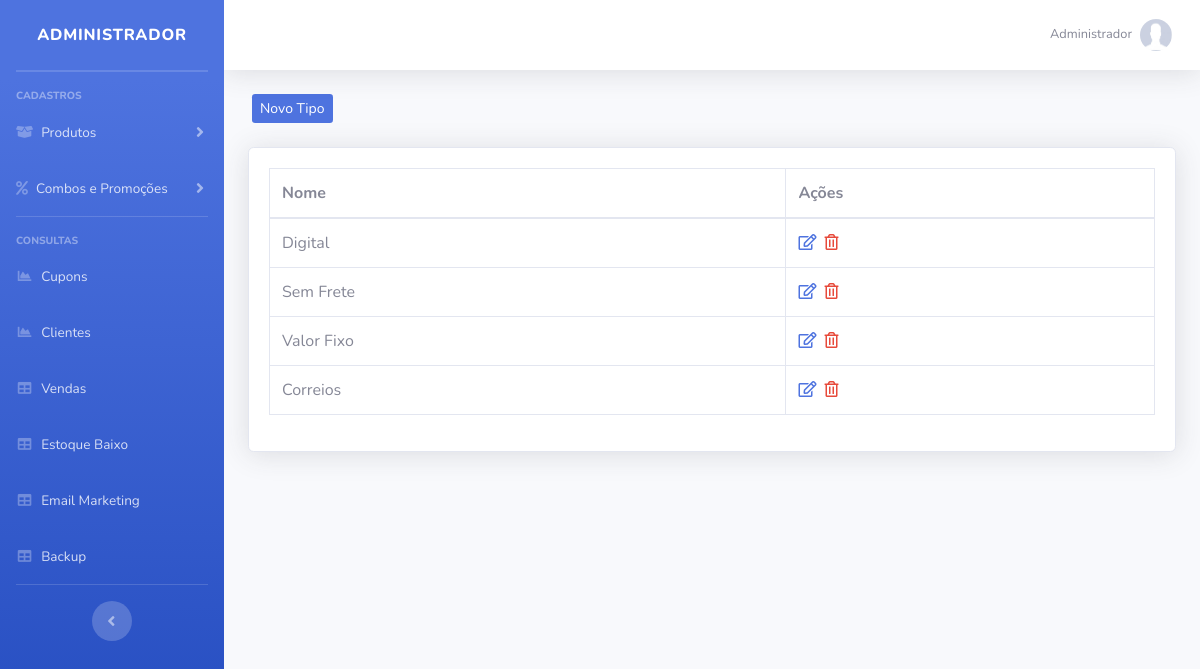
The page /sistema/painel-admin/index.php?pag=tipo-envios (signed in) on the database its author committed.
### tables this page shows
CREATE TABLE `usuarios` (
  `id` int(11) NOT NULL AUTO_INCREMENT,
  `nome` varchar(50) NOT NULL,
  `cpf` varchar(20) NOT NULL,
  `email` varchar(50) NOT NULL,
  `senha` varchar(35) NOT NULL,
  `senha_crip` varchar(150) NOT NULL,
  `nivel` varchar(20) NOT NULL,
  PRIMARY KEY (`id`)
);

CREATE TABLE `tipo_envios` (
  `id` int(11) NOT NULL AUTO_INCREMENT,
  `nome` varchar(50) NOT NULL,
  PRIMARY KEY (`id`)
);

### config.php (called while the page is built, shortened)
<?php
$nivel_estoque = 5;
 ?>

### sistema/painel-admin/index.php (the view, shortened to what this page needs)
<?php
require_once("../../conexao.php");
$query = $pdo->query("SELECT * FROM produtos where estoque <= '$nivel_estoque' order by estoque asc ");
$res = $query->fetchAll(PDO::FETCH_ASSOC);
if(@count($res) > 0){
    $classe_estoque = 'text-warning';
}else{
    $classe_estoque = '';
}
$pag = @$_GET["pag"];
$menu1 = "produtos";
$menu2 = "categorias";
$menu3 = "sub-categorias";
$menu4 = "combos";
$menu5 = "promocoes";
$menu6 = "clientes";
$menu7 = "vendas";
$menu8 = "backup";
$menu9 = "tipo-envios";
$menu10 = "carac";
$menu11 = "alertas";
$menu12 = "cupons";
$menu13 = "estoque";
$res = $pdo->query("SELECT * FROM usuarios where id = '$_SESSION[id_usuario]'");
$dados = $res->fetchAll(PDO::FETCH_ASSOC);
$nome_usu = @$dados[0]['nome'];
?>
<!DOCTYPE html>
<html lang="en">
<head>
    <link href="../vendor/fontawesome-free/css/all.min.css" rel="stylesheet" type="text/css">
    <link href="../css/sb-admin-2.min.css" rel="stylesheet">
    <link href="../css/style.css" rel="stylesheet">
    <link href="../vendor/datatables/dataTables.bootstrap4.min.css" rel="stylesheet">
</head>
<body id="page-top">
    <div id="wrapper">
        <ul class="navbar-nav bg-gradient-primary sidebar sidebar-dark accordion" id="accordionSidebar">
            <a class="sidebar-brand d-flex align-items-center justify-content-center" href="index.php">
                <div class="sidebar-brand-text mx-3">Administrador</div>
            </a>
            <hr class="sidebar-divider my-0">
            <hr class="sidebar-divider">
            <div class="sidebar-heading">
                Cadastros
            </div>
            <li class="nav-item">
                <a class="nav-link collapsed" href="#" data-toggle="collapse" data-target="#collapseTwo" aria-expanded="true" aria-controls="collapseTwo">
                    <i class="fas fa-box-open"></i>
                    <span>Produtos</span>
                </a>
            </li>
            <li class="nav-item">
                <a class="nav-link collapsed" href="#" data-toggle="collapse" data-target="#collapseUtilities" aria-expanded="true" aria-controls="collapseUtilities">
                    <i class="fas fa-percent"></i>
                    <span>Combos e Promoções</span>
                </a>
            </li>
            <hr class="sidebar-divider">
            <div class="sidebar-heading">
                Consultas
            </div>
             <li class="nav-item">
                <a class="nav-link" href="index.php?pag=<?php echo $menu12 ?>">
                    <i class="fas fa-fw fa-chart-area"></i>
                    <span>Cupons</span></a>
                </li>
            <li class="nav-item">
                <a class="nav-link" href="index.php?pag=<?php echo $menu6 ?>">
                    <i class="fas fa-fw fa-chart-area"></i>
                    <span>Clientes</span></a>
                </li>
                <li class="nav-item">
                    <a class="nav-link" href="index.php?pag=<?php echo $menu7 ?>">
                        <i class="fas fa-fw fa-table"></i>
                        <span>Vendas</span></a>
                    </li>
                     <li class="nav-item">
                    <a class="nav-link" href="index.php?pag=<?php echo $menu13 ?>">
                        <i class="fas fa-fw fa-table <?php echo $classe_estoque ?>"></i>
                        <span class="<?php echo $classe_estoque ?>">Estoque Baixo</span></a>
                    </li>
                     <li class="nav-item">
                        <a class="nav-link" href="" data-toggle="modal" data-target="#ModalEmail">
                            <i class="fas fa-fw fa-table"></i>
                            <span>Email Marketing</span></a>
                        </li>
                    <li class="nav-item">
                        <a class="nav-link" href="backup.php">
                            <i class="fas fa-fw fa-table"></i>
                            <span>Backup</span></a>
                        </li>
                        <hr class="sidebar-divider d-none d-md-block">
                        <div class="text-center d-none d-md-inline">
                            <button class="rounded-circle border-0" id="sidebarToggle"></button>
                        </div>
                    </ul>
                    <div id="content-wrapper" class="d-flex flex-column">
                        <div id="content">
                            <nav class="navbar navbar-expand navbar-light bg-white topbar mb-4 static-top shadow">
                                <ul class="navbar-nav ml-auto">
                                    <li class="nav-item dropdown no-arrow">
                                        <a class="nav-link dropdown-toggle" href="#" id="userDropdown" role="button" data-toggle="dropdown" aria-haspopup="true" aria-expanded="false">
                                            <span class="mr-2 d-none d-lg-inline text-gray-600 small"><?php echo @$nome_usu ?></span>
                                            <img class="img-profile rounded-circle" src="../../img/sem-foto.jpg">
                                        </a>
                                    </li>
                                </ul>
                            </nav>
                            <div class="container-fluid">
                                <?php if ($pag == null) {
                                    include_once("home.php");
                                } else if ($pag==$menu1) {
                                    include_once($menu1.".php");
                                } else if ($pag==$menu2) {
                                    include_once($menu2.".php");
                                } else if ($pag==$menu3) {
                                    include_once($menu3.".php");
                                } else if ($pag==$menu4) {
                                    include_once($menu4.".php");
                                } else if ($pag==$menu5) {
                                    include_once($menu5.".php");
                                } else if ($pag==$menu6) {
                                    include_once($menu6.".php");
                                } else if ($pag==$menu7) {
                                    include_once($menu7.".php");
                                } else if ($pag==$menu8) {
                                    include_once($menu8.".php");
                                } else if ($pag==$menu9) {
                                    include_once($menu9.".php");
                                } else if ($pag==$menu10) {
                                    include_once($menu10.".php");
                                 } else if ($pag==$menu11) {
                                    include_once($menu11.".php");
                                } else if ($pag==$menu12) {
                                    include_once($menu12.".php");
                                } else if ($pag==$menu13) {
                                    include_once($menu13.".php");
                                } else {
                                    include_once("home.php");
                                }
                                ?>
                            </div>
                        </div>
                    </div>
                </div>
            </body>
            </html>

### sistema/painel-admin/tipo-envios.php (shortened to what this page needs)
<?php
$pag = "tipo-envios";
require_once("../../conexao.php");
?>
<div class="row mt-4 mb-4">
    <a type="button" class="btn-primary btn-sm ml-3 d-none d-md-block" href="index.php?pag=<?php echo $pag ?>&funcao=novo">Novo Tipo</a>
</div>
<div class="card shadow mb-4">
    <div class="card-body">
        <div class="table-responsive">
            <table class="table table-bordered" id="dataTable" width="100%" cellspacing="0">
                <thead>
                    <tr>
                        <th>Nome</th>
                        <th>Ações</th>
                    </tr>
                </thead>
                <tbody>
                   <?php
                   $query = $pdo->query("SELECT * FROM tipo_envios order by id desc ");
                   $res = $query->fetchAll(PDO::FETCH_ASSOC);
                   for ($i=0; $i < count($res); $i++) {
                      $nome = $res[$i]['nome'];
                      $id = $res[$i]['id'];
                      ?>
                    <tr>
                        <td><?php echo $nome ?></td>
                        <td>
                             <a href="index.php?pag=<?php echo $pag ?>&funcao=editar&id=<?php echo $id ?>" class='text-primary mr-1' title='Editar Dados'><i class='far fa-edit'></i></a>
                            <a href="index.php?pag=<?php echo $pag ?>&funcao=excluir&id=<?php echo $id ?>" class='text-danger mr-1' title='Excluir Registro'><i class='far fa-trash-alt'></i></a>
                        </td>
                    </tr>
<?php } ?>
                </tbody>
            </table>
        </div>
    </div>
</div>

### rows shown on the page
usuarios: nome "Administrador"
tipo_envios: nome "Digital"
tipo_envios: nome "Sem Frete"
tipo_envios: nome "Valor Fixo"
tipo_envios: nome "Correios"
